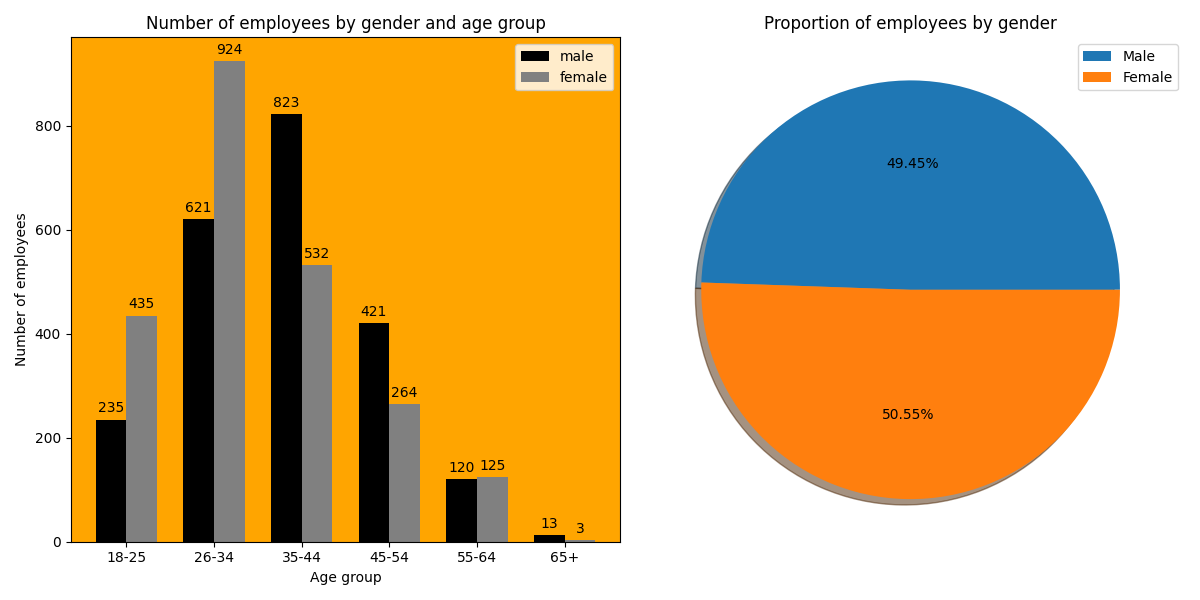

The script that saved this image:
##########################
# Module 4A - Matplotlib #
##########################

import matplotlib.pyplot as plt
import numpy as np

# slides 29-31
# first make the figure
fig = plt.figure(figsize=(12,6))

# now create each subplot individually
# plot 1:
no_age_groups = 6
male = np.array([235, 621, 823, 421, 120, 13])
female = np.array([435, 924, 532, 264, 125, 3])
index = np.arange(no_age_groups)
bar_width = 0.35
# the figure consists of 2 plots: placed in two columns over 1 row and
# the current plot is the left one.
ax1 = plt.subplot(1, 2, 1)  
male_bars = ax1.bar(index, male, bar_width, color='k', label='male')
female_bars = ax1.bar(index + bar_width, female, bar_width, color='0.5', label='female')

ax1.set_facecolor('orange') # sets the background colour of the plot 
ax1.set_xlabel('Age group')
ax1.set_ylabel('Number of employees')
ax1.set_title('Number of employees by gender and age group')
ax1.set_xticks(index + bar_width/2)
ax1.set_xticklabels(('18-25', '26-34', '35-44', '45-54', '55-64', '65+'))
ax1.bar_label(male_bars, padding=3)   # add values as labels to male bars
ax1.bar_label(female_bars, padding=3) # add values as labels to female bars
ax1.legend()

# plot 2:
tot_male = np.sum(male)
tot_female = np.sum(female)
tot_employees = np.array([tot_male, tot_female])
pie_labels = "Male", "Female"
# the figure consists of 2 plots: placed in two columns over 1 row and
# the current plot is the right one.
ax2 = plt.subplot(1, 2, 2)
ax2.pie(tot_employees, explode=None, labels=None, autopct='%.2f%%', shadow=True)
ax2.axis('equal')  # equal aspect ratio (scaling) ensures that pie is drawn as a circle
ax2.set_title("Proportion of employees by gender")
ax2.legend(pie_labels)

fig.tight_layout()

#plt.show()
plt.savefig('subplot_v2.png')